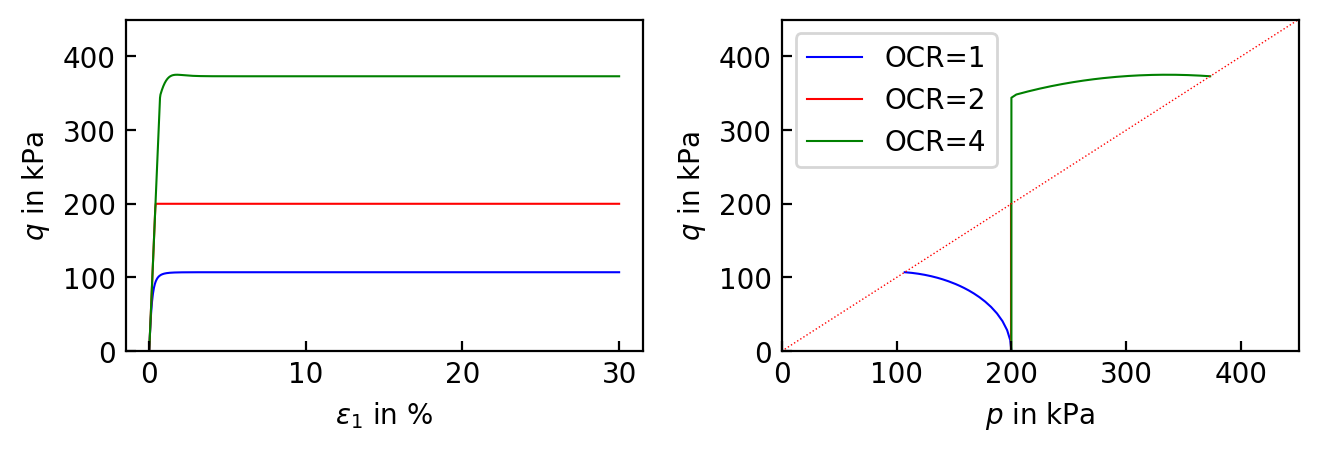

This figure's Python source:
# -*- coding: utf-8 -*-
"""
Created on Fri Feb  3 19:21:41 2023

@author: merit
"""

#%%
import numpy as np
import matplotlib.pyplot as plt
import pandas as pd

plt.rcParams['xtick.direction'] = 'in'
plt.rcParams['ytick.direction'] = 'in'
          
# -----------------------------------------------------------------------------
# Functions / Definitions
# -----------------------------------------------------------------------------
def cm2inch(*tupl):
    inch = 2.54
    if isinstance(tupl[0], tuple):
        return tuple(i/inch for i in tupl[0])
    else:
        return tuple(i/inch for i in tupl)

file1 = 'CU_MCC_OCR1.out'
file2 = 'CU_MCC_OCR2.out'
file3 = 'CU_MCC_OCR4.out'
# -----------------------------------------------------------------------------
# Global settings
# -----------------------------------------------------------------------------
height = 6 # cm
width =  8.5  # cm
#%%
fig, (sp1,sp2) = plt.subplots(nrows=1, ncols=2, figsize=cm2inch(2*width,height), dpi=200, facecolor='white')

#
# PLOT 1
#

data = pd.read_csv(file1, skipinitialspace=False, delim_whitespace=True )
eps11 = -data['stran(1)']*100. ; eps22 = -data['stran(2)']*100. ; eps33 = -data['stran(3)']*100.
s11 = -(data['stress(1)']) ; s22 = -(data['stress(2)']) ; s33 = -(data['stress(3)'])
p = ( s11 + s22 + s33 ) / 3.
q = (s11-s22)

sp1.plot(eps11, q, color = 'blue', ls='-', lw=0.75, zorder=1, label='OCR=1')

data = pd.read_csv(file2, skipinitialspace=False, delim_whitespace=True )
eps11 = -data['stran(1)']*100. ; eps22 = -data['stran(2)']*100. ; eps33 = -data['stran(3)']*100.
s11 = -(data['stress(1)']) ; s22 = -(data['stress(2)']) ; s33 = -(data['stress(3)'])
p = ( s11 + s22 + s33 ) / 3.
q = (s11-s22)

sp1.plot(eps11, q, color = 'red', ls='-', lw=0.75, zorder=1, label='OCR=2')

data = pd.read_csv(file3, skipinitialspace=False, delim_whitespace=True )
eps11 = -data['stran(1)']*100. ; eps22 = -data['stran(2)']*100. ; eps33 = -data['stran(3)']*100.
s11 = -(data['stress(1)']) ; s22 = -(data['stress(2)']) ; s33 = -(data['stress(3)'])
p = ( s11 + s22 + s33 ) / 3.
q = (s11-s22)

sp1.plot(eps11, q, color = 'green', ls='-', lw=0.75, zorder=1, label='OCR=4')

# data = pd.read_csv(file4, skipinitialspace=False, delim_whitespace=True )
# eps11 = -data['stran(1)']*100. ; eps22 = -data['stran(2)']*100. ; eps33 = -data['stran(3)']*100.
# s11 = -(data['stress(1)']) ; s22 = -(data['stress(2)']) ; s33 = -(data['stress(3)'])
# p = ( s11 + s22 + s33 ) / 3.
# q = (s11-s22)

# sp1.plot(eps11, q, color = 'grey', ls='-', lw=0.75, zorder=1, label='he_s')

# sp1.set_xlim(-15.0,15.0)
# sp1.set_xticks(np.arange(-15,20,5))
sp1.set_ylim(0,450)
# sp1.set_yticks(np.arange(-500,600,100))
sp1.set_xlabel('$\\varepsilon_{1}$ in %')
sp1.set_ylabel('$q$ in kPa' )

# sp1.legend(loc='best')

ax = fig.gca()

#
# PLOT 2
#

p = np.arange(0.,550.,1)
Mc = 1.0*p
Me = 0.75*Mc
sp2.plot(p, Mc, 'r', lw=0.5, ls=':')
# sp2.plot(p, -Me, 'k', lw=0.5, ls=':')



data = pd.read_csv(file1, skipinitialspace=False, delim_whitespace=True )
eps11 = -data['stran(1)']*100. ; eps22 = -data['stran(2)']*100. ; eps33 = -data['stran(3)']*100.
s11 = -(data['stress(1)']) ; s22 = -(data['stress(2)']) ; s33 = -(data['stress(3)'])
p = ( s11 + s22 + s33 ) / 3.
q = (s11-s22)

sp2.plot(p, q, color = 'blue', ls='-', lw=0.75, zorder=1, label='OCR=1')

data = pd.read_csv(file2, skipinitialspace=False, delim_whitespace=True )
eps11 = -data['stran(1)']*100. ; eps22 = -data['stran(2)']*100. ; eps33 = -data['stran(3)']*100.
s11 = -(data['stress(1)']) ; s22 = -(data['stress(2)']) ; s33 = -(data['stress(3)'])
p = ( s11 + s22 + s33 ) / 3.
q = (s11-s22)

sp2.plot(p, q, color = 'red', ls='-', lw=0.75, zorder=1, label='OCR=2')
        
data = pd.read_csv(file3, skipinitialspace=False, delim_whitespace=True )
eps11 = -data['stran(1)']*100. ; eps22 = -data['stran(2)']*100. ; eps33 = -data['stran(3)']*100.
s11 = -(data['stress(1)']) ; s22 = -(data['stress(2)']) ; s33 = -(data['stress(3)'])
p = ( s11 + s22 + s33 ) / 3.
q = (s11-s22)

sp2.plot(p, q, color = 'green', ls='-', lw=0.75, zorder=1, label='OCR=4')  

# data = pd.read_csv(file4, skipinitialspace=False, delim_whitespace=True )
# eps11 = -data['stran(1)']*100. ; eps22 = -data['stran(2)']*100. ; eps33 = -data['stran(3)']*100.
# s11 = -(data['stress(1)']) ; s22 = -(data['stress(2)']) ; s33 = -(data['stress(3)'])
# p = ( s11 + s22 + s33 ) / 3.
# q = (s11-s22)

# sp2.plot(p, q, color = 'grey', ls='-', lw=0.75, zorder=1)  

sp2.set_xlim(0,450)
# sp2.set_xticks(np.arange(0,550,100))
sp2.set_ylim(0,450)
# sp2.set_yticks(np.arange(-500,600,100))
sp2.set_xlabel('$p$ in kPa')
sp2.set_ylabel('$q$ in kPa' )
sp2.legend(loc='best')
ax = fig.gca()


plt.tight_layout(w_pad=1.2)
plt.show()
fig.savefig('triax_CU.pdf', bbox_inches='tight')
fig.savefig('triax_CU.png', bbox_inches='tight')